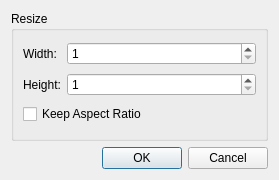
<?xml version="1.0" encoding="UTF-8"?>
<ui version="4.0">
 <class>ResizeDialog</class>
 <widget class="QDialog" name="ResizeDialog">
  <property name="geometry">
   <rect>
    <x>0</x>
    <y>0</y>
    <width>279</width>
    <height>180</height>
   </rect>
  </property>
  <property name="windowTitle">
   <string>Resize</string>
  </property>
  <layout class="QVBoxLayout" name="verticalLayout">
   <item>
    <widget class="QGroupBox" name="groupBox">
     <property name="title">
      <string>Resize</string>
     </property>
     <layout class="QGridLayout" name="gridLayout">
      <item row="0" column="0">
       <widget class="QLabel" name="label">
        <property name="text">
         <string>Width:</string>
        </property>
       </widget>
      </item>
      <item row="0" column="1">
       <widget class="QSpinBox" name="widthSpin">
        <property name="sizePolicy">
         <sizepolicy hsizetype="Preferred" vsizetype="Fixed">
          <horstretch>1</horstretch>
          <verstretch>0</verstretch>
         </sizepolicy>
        </property>
        <property name="minimum">
         <number>1</number>
        </property>
        <property name="maximum">
         <number>100000</number>
        </property>
       </widget>
      </item>
      <item row="1" column="0">
       <widget class="QLabel" name="label_2">
        <property name="text">
         <string>Height:</string>
        </property>
       </widget>
      </item>
      <item row="1" column="1">
       <widget class="QSpinBox" name="heigthSpin">
        <property name="sizePolicy">
         <sizepolicy hsizetype="Preferred" vsizetype="Fixed">
          <horstretch>1</horstretch>
          <verstretch>0</verstretch>
         </sizepolicy>
        </property>
        <property name="minimum">
         <number>1</number>
        </property>
        <property name="maximum">
         <number>100000</number>
        </property>
       </widget>
      </item>
      <item row="2" column="0" colspan="2">
       <widget class="QCheckBox" name="checkBox">
        <property name="text">
         <string>Keep Aspect Ratio</string>
        </property>
        <property name="checked">
         <bool>false</bool>
        </property>
       </widget>
      </item>
     </layout>
    </widget>
   </item>
   <item>
    <widget class="QDialogButtonBox" name="buttonBox">
     <property name="orientation">
      <enum>Qt::Horizontal</enum>
     </property>
     <property name="standardButtons">
      <set>QDialogButtonBox::Cancel|QDialogButtonBox::Ok</set>
     </property>
    </widget>
   </item>
  </layout>
 </widget>
 <resources/>
 <connections>
  <connection>
   <sender>buttonBox</sender>
   <signal>accepted()</signal>
   <receiver>ResizeDialog</receiver>
   <slot>accept()</slot>
   <hints>
    <hint type="sourcelabel">
     <x>248</x>
     <y>254</y>
    </hint>
    <hint type="destinationlabel">
     <x>157</x>
     <y>274</y>
    </hint>
   </hints>
  </connection>
  <connection>
   <sender>buttonBox</sender>
   <signal>rejected()</signal>
   <receiver>ResizeDialog</receiver>
   <slot>reject()</slot>
   <hints>
    <hint type="sourcelabel">
     <x>316</x>
     <y>260</y>
    </hint>
    <hint type="destinationlabel">
     <x>286</x>
     <y>274</y>
    </hint>
   </hints>
  </connection>
 </connections>
</ui>
